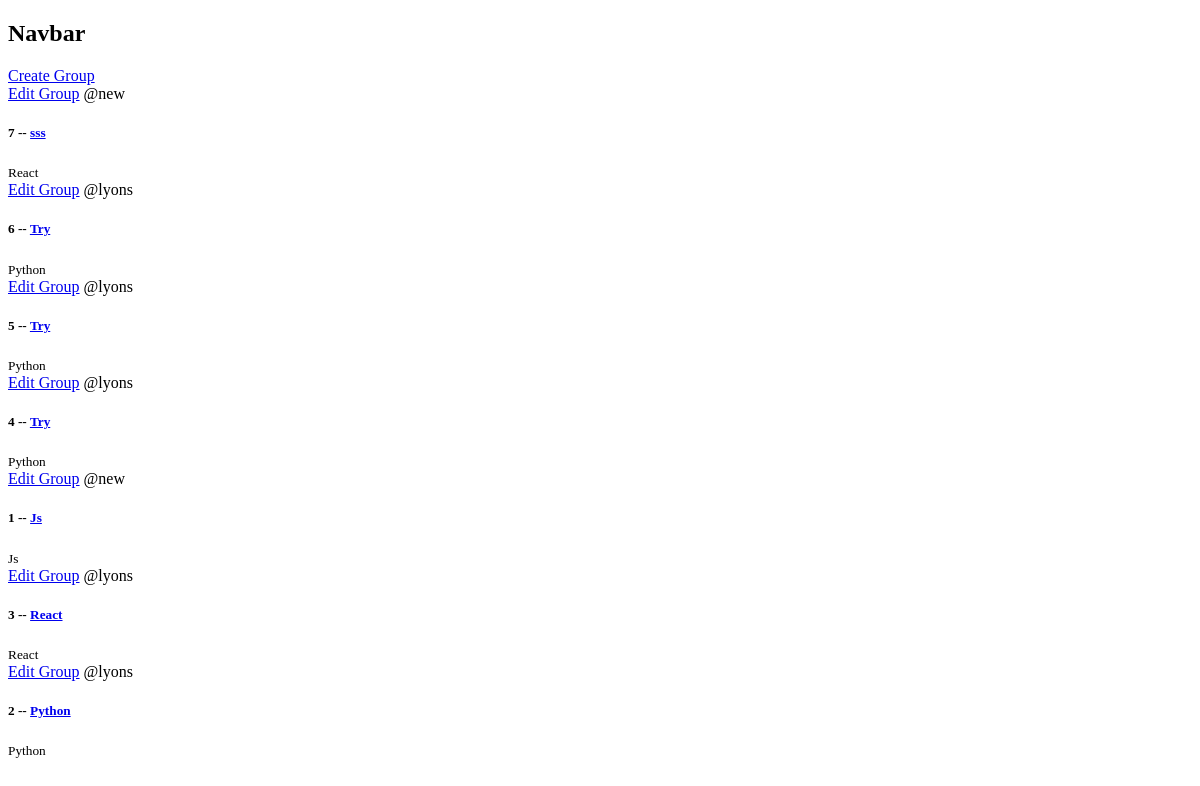
Before: / with the older database file.
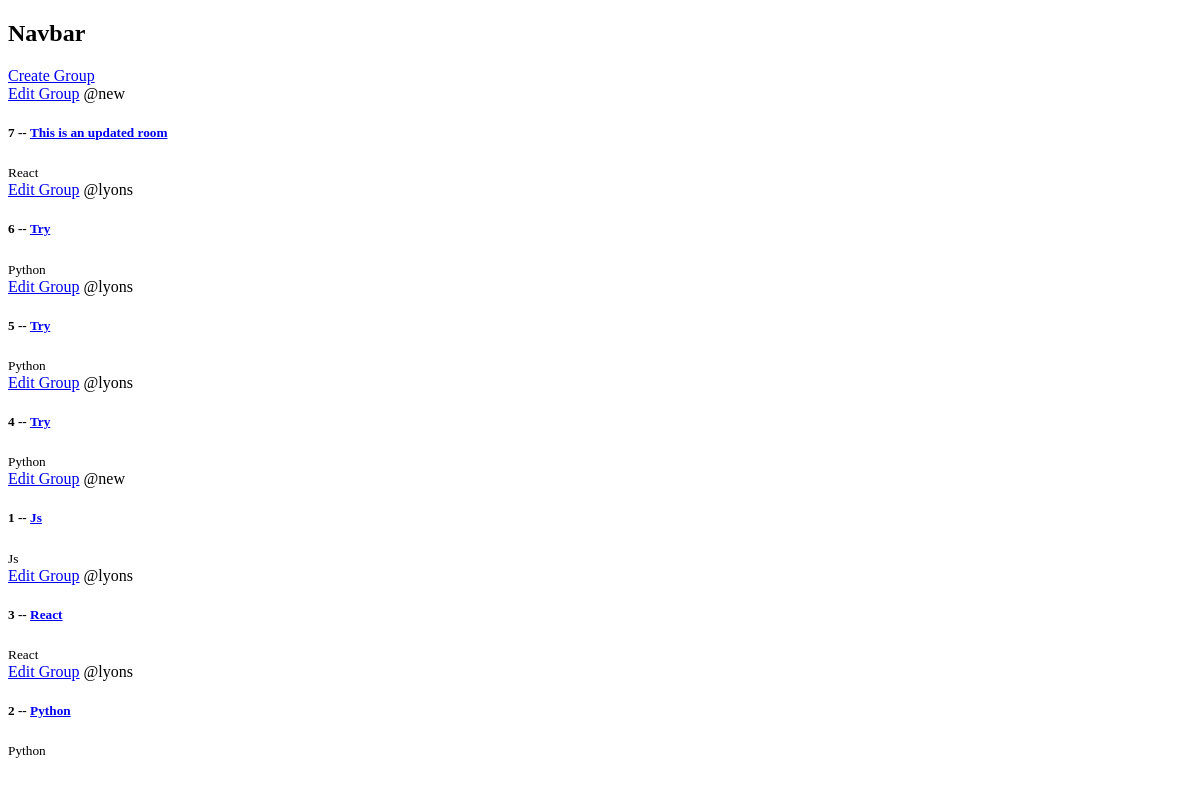
After: the same page with the newer database file.
### learning/models.py (models this page shows, shortened)
class Group(models.Model):
    leader = models.ForeignKey(User, on_delete=models.SET_NULL, null=True)
    name = models.CharField(max_length=200)
    language = models.ForeignKey(Language, on_delete=models.SET_NULL, null=True)
    description = models.TextField(null=True, blank=True) #blank is for submission, null is for the database
    created = models.DateTimeField(auto_now_add=True) #once
    updated = models.DateTimeField(auto_now=True) #every time
    class Meta:
        ordering = ['-updated', '-created']

class Language(models.Model):
    name = models.CharField(max_length=20)

### learning/views.py (the view)
# urls.py: path('', views.home, name="home"),
def home(request):
    groups = Group.objects.all()
    context = {'groups' : groups} #dictionary
    return render(request, 'learning/home.html', context)

### learning/templates/learning/home.html
{% extends 'base.html' %}
{% block content %}
    <div>
        <a href="{% url 'create-group' %}">Create Group</a>
        {% for group in groups %}
            <div>
                <a href="{% url 'update-group' group.id %}">Edit Group</a>
                <span>@{{group.leader}}</span>
                <h5>{{ group.id }} -- <a href="{% url 'group' group.id %}">{{ group.name }}</a></h5>
                <small>{{group.language.name}}</small>
            </div>
        {% endfor %}
    </div>
{% endblock content %}

Changed rows visible on the page:
changed Group id 7: name "sss" → "This is an updated room"
